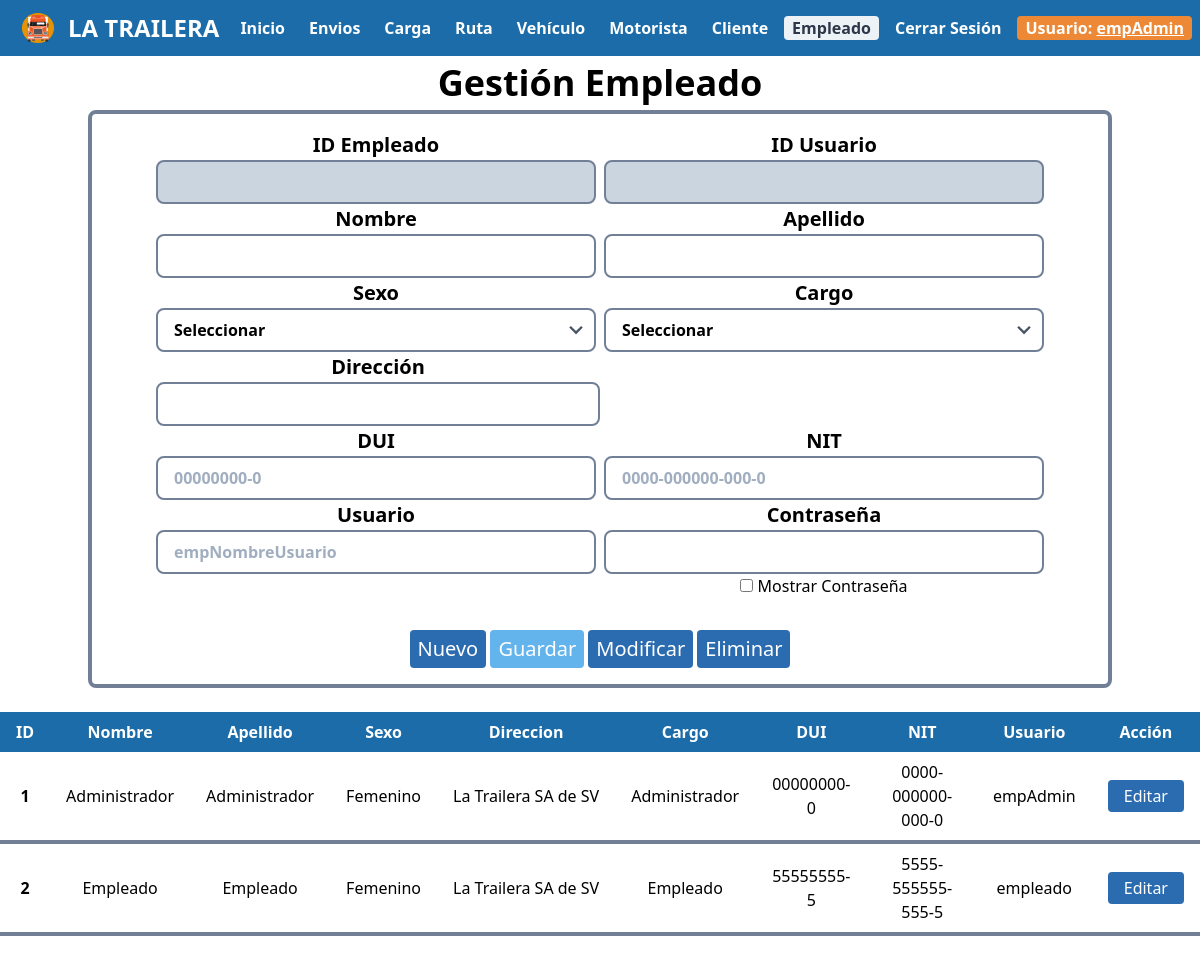
Page /controllers/controlEmpleado.php (signed in) on the committed database.
### tables this page shows
CREATE TABLE `empleado` (
  `idEmpleado` int(11) NOT NULL,
  `nombre` varchar(30) NOT NULL,
  `apellido` varchar(30) NOT NULL,
  `sexo` varchar(10) NOT NULL,
  `direccion` varchar(200) NOT NULL,
  `cargo` varchar(20) NOT NULL,
  `dui` varchar(20) NOT NULL,
  `nit` varchar(20) NOT NULL,
  `idUsuarioEmp` int(11) NOT NULL
);

CREATE TABLE `usuarioemp` (
  `idUsuarioEmp` int(11) NOT NULL,
  `usuarioEmp` varchar(50) NOT NULL,
  `password` varchar(1000) NOT NULL,
  `rol` varchar(50) NOT NULL
);

### controllers/controlEmpleado.php (called while the page is built, shortened)
<?php
    require '../models/empleadoModel.php';
    $obEmp=new empleadoModel();
    $datos=$obEmp->getEmpleado();
    require '../views/empleadoVista.php';
?>

### db/conexion.php (called while the page is built, shortened)
<?php
    class Conexion {
        function __construct() {
            $this->con=new mysqli(SERVER,USER,PASSWORD,BASE);
        }
    }
?>

### models/empleadoModel.php (called while the page is built, shortened)
<?php
    require '../db/conexion.php';
    require_once 'empleado.php';
    class EmpleadoModel extends Conexion{
        function getEmpleado() {
            $res=$this->con->query("select e.idEmpleado, e.nombre, e.apellido, e.sexo, e.direccion, e.cargo, e.dui, e.nit, e.idUsuarioEmp, u.usuarioEmp, u.password from empleado e INNER JOIN usuarioemp u on e.idUsuarioEmp = u.idUsuarioEmp");
            $r=array();
            while($row=$res->fetch_assoc()){
                $e=new Empleado($row["idUsuarioEmp"],$row["usuarioEmp"],$row["password"],$row["cargo"],$row["idEmpleado"],$row["nombre"],$row["apellido"],$row["sexo"],$row["direccion"],$row["cargo"],$row["dui"],$row["nit"]);
                $r[]=$e;
            }
            return $r;
        }
    }
?>

### models/empleado.php (called while the page is built, shortened)
<?php
    require_once('usuarioEmpleado.php');
    class Empleado extends UsuarioEmpleado {
        private $idEmpleado;
        private $nombre;
        private $apellido;
        private $sexo;
        private $direccion;
        private $cargo;
        private $dui;
        private $nit;
        function __construct($idUsuarioEmp, $usuarioEmp, $password, $rol, $idEmpleado, $nombre, $apellido, $sexo, $direccion, $cargo, $dui, $nit){
            $this->idEmpleado=$idEmpleado;
            $this->nombre=$nombre;
            $this->apellido=$apellido;
            $this->sexo=$sexo;
            $this->direccion=$direccion;
            $this->cargo=$cargo;
            $this->dui=$dui;
            $this->nit=$nit;
        }
        function getIdEmpleado(){
            return $this->idEmpleado;
        }
        function getNombre(){
            return $this->nombre;
        }
        function getApellido(){
            return $this->apellido;
        }
        function getSexo(){
            return $this->sexo;
        }
        function getDireccion(){
            return $this->direccion;
        }
        function getCargo(){
            return $this->cargo;
        }
        function getDui(){
            return $this->dui;
        }
        function getNit(){
            return $this->nit;
        }
    }
?>

### models/usuarioEmpleado.php (called while the page is built, shortened)
<?php
     class UsuarioEmpleado {
        private $idUsuarioEmp;
        private $usuarioEmp;
        private $password;
        function __construct($idUsuarioEmp, $usuarioEmp, $password, $rol){
            $this->idUsuarioEmp=$idUsuarioEmp;
            $this->usuarioEmp=$usuarioEmp;
            $this->password=$password;
        }
        function getIdUsuarioEmp(){
            return $this->idUsuarioEmp;
        }
        function getUsuarioEmp(){
            return $this->usuarioEmp;
        }
        function getPassword(){
            return $this->password;
        }
    }
?>

### views/empleadoVista.php (the view, shortened to what this page needs)
<!DOCTYPE html>
<html lang="es">
<head>
    <link rel="stylesheet" href="dependencias/tailwind.css">
    <link rel="stylesheet" href="css/menu.css">
</head>
<body>
    <?php
        require 'menu/menuAdmin.php';
    ?>
    <div class="text-center">
        <span class="font-bold text-4xl">Gestión Empleado</span>
    </div>
<center>
    <section>
        <div class="container">
                <form action="#" method="POST" id="f" class="px-16 py-4 border-4 border-gray-600 rounded-lg" onsubmit="return validar();">
                    <div class="md:flex">
                        <div class="w-full md:w-1/2">
                            <span class="font-bold text-xl">ID Empleado</span>
                            <input type="text" name="idEmpleado" id="idEmpleado" class="bg-gray-400 focus:outline-none focus:shadow-outline border-2 border-gray-600 rounded-lg py-2 px-4 block w-full appearance-none leading-normal font-bold" readonly="true">
                        </div>
                        <div class="w-full md:w-1/2 md:ml-2">
                            <span class="font-bold text-xl">ID Usuario</span>
                            <input type="text" name="idUsuarioEmp" id="idUsuarioEmp" class="bg-gray-400 focus:outline-none focus:shadow-outline border-2 border-gray-600 rounded-lg py-2 px-4 block w-full appearance-none leading-normal font-bold" readonly="true">
                        </div>
                    </div>
                    <div class="md:flex">
                        <div class="w-full md:w-1/2">
                            <span class="font-bold text-xl">Nombre</span>
                            <input type="text" name="nombre" id="nombre" class="bg-white focus:outline-none focus:shadow-outline border-2 border-gray-600 rounded-lg py-2 px-4 block w-full appearance-none leading-normal font-bold" required>
                        </div>
                        <div class="w-full md:w-1/2 md:ml-2">
                            <span class="font-bold text-xl">Apellido</span>
                            <input type="text" name="apellido" id="apellido" class="bg-white focus:outline-none focus:shadow-outline border-2 border-gray-600 rounded-lg py-2 px-4 block w-full appearance-none leading-normal font-bold" required>
                        </div>
                    </div>
                    <div class="md:flex">
                        <div class="w-full md:w-1/2">
                            <label for="sexo" class="font-bold text-xl">Sexo</label>
                                <div class='relative'>
                                <select class="bg-white focus:outline-none focus:shadow-outline border-2 border-gray-600 rounded-lg py-2 px-4 block w-full appearance-none leading-normal font-bold" name="sexo" id="sexo" required>
                                    <option value="">Seleccionar</option>
                                </select>
                                <div class="pointer-events-none absolute inset-y-0 right-0 flex items-center px-2 text-gray-700">
                                </div>
                                </div>
                        </div>
                        <div class="w-full md:w-1/2 md:ml-2">
                            <label for="cargo" class="font-bold text-xl">Cargo</label>
                            <div class='relative'>
                            <select class="bg-white focus:outline-none focus:shadow-outline border-2 border-gray-600 rounded-lg py-2 px-4 block w-full appearance-none leading-normal font-bold" name="cargo" id="cargo" required>
                                <option value="">Seleccionar</option>
                            </select>
                            <div class="pointer-events-none absolute inset-y-0 right-0 flex items-center px-2 text-gray-700">
                            </div>
                            </div>
                        </div>
                    </div>
                    <div class='md:flex'>
                        <div class="w-full md:w-1/2">
                            <label for="direccion" class="font-bold text-xl">Dirección</label>
                            <input type="text" name="direccion" id="direccion" class="bg-white focus:outline-none focus:shadow-outline border-2 border-gray-600 rounded-lg py-2 px-4 block w-full appearance-none leading-normal font-bold" required>
                        </div>
                    </div>
                    <div class="md:flex">
                        <div class="w-full md:w-1/2">
                                <label for="dui" class="font-bold text-xl">DUI</label>
                                <input type="text" name="dui" id="dui" class="bg-white focus:outline-none focus:shadow-outline border-2 border-gray-600 rounded-lg py-2 px-4 block w-full appearance-none leading-normal font-bold" placeholder="00000000-0" required>
                        </div>
                        <div class="w-full md:w-1/2 md:ml-2">
                            <label for="nit" class="font-bold text-xl">NIT</label><input type="text" name="nit" id="nit" class="bg-white focus:outline-none focus:shadow-outline border-2 border-gray-600 rounded-lg py-2 px-4 block w-full appearance-none leading-normal font-bold" placeholder="0000-000000-000-0" required>
                        </div>
                    </div>
                    <div class="md:flex">
                        <div class="w-full md:w-1/2">
                            <label for="usuarioEmp" class="font-bold text-xl">Usuario</label><input type="text" name="usuarioEmp" id="usuarioEmp" class="bg-white focus:outline-none focus:shadow-outline border-2 border-gray-600 rounded-lg py-2 px-4 block w-full appearance-none leading-normal font-bold" placeholder="empNombreUsuario">
                        </div>
                        <div class="w-full md:w-1/2 md:ml-2">
                            <label for="password" class="font-bold text-xl">Contraseña</label><input type="password" name="password" id="password" class="bg-white focus:outline-none focus:shadow-outline border-2 border-gray-600 rounded-lg py-2 px-4 block w-full appearance-none leading-normal font-bold" >
                            <input type="checkbox" onclick="contra()"> Mostrar Contraseña
                        </div>
                    </div>
                     <br>
                    <input type="reset"  class="bg-blue-700 hover:bg-red-800 text-white text-xl mt-2 py-1 px-2 rounded" value="Nuevo" onclick="$('#g').attr('disabled',false);desactivar()">
                    <input type="submit" name="guardar" id="g" value="Guardar" class="bg-blue-400 text-white text-xl mt-2 py-1 px-2 rounded cursor-not-allowed" disabled='true'>
                    <input type="submit" name="modificar" value="Modificar" class="bg-blue-700 hover:bg-red-800 text-white text-xl mt-2 py-1 px-2 rounded">
                    <input type="button" id="eliminar" name="eliminar" value="Eliminar" class="bg-blue-700 hover:bg-red-800 text-white text-xl mt-2 py-1 px-2 rounded">
        </form>
        </div>
        <br>
            <table class="table-auto">
                    <thead class="thead-dark">
                        <tr>
                            <th class='text-center text-white bg px-4 py-2'>ID</th>
                            <th class='text-center text-white bg px-4 py-2'>Nombre</th>
                            <th class='text-center text-white bg px-4 py-2'>Apellido</th>
                            <th class='text-center text-white bg px-4 py-2'>Sexo</th>
                            <th class='text-center text-white bg px-4 py-2'>Direccion</th>
                            <th class='text-center text-white bg px-4 py-2'>Cargo</th>
                            <th class='text-center text-white bg px-4 py-2'>DUI</th>
                            <th class='text-center text-white bg px-4 py-2'>NIT</th>
                            <th class='text-center text-white bg px-4 py-2'>Usuario</th>
                            <th class='text-center text-white bg px-4 py-2'>Acción</th>
                        </tr>
                    </thead>
                    <tbody>
                        <?php
                            foreach ($datos as $e) {
                                $idUsuarioEmp=$e->getIdUsuarioEmp();
                                $usuarioEmp=$e->getUsuarioEmp();
                                $password=str_replace(" ","&nbsp;",$e->getPassword());
                                $idEmpleado=$e->getIdEmpleado();
                                $nombre=str_replace(" ","&nbsp;",$e->getNombre());
                                $apellido=str_replace(" ","&nbsp;",$e->getApellido());
                                $sexo=$e->getSexo();
                                $direccion=str_replace(" ","&nbsp;",$e->getDireccion());
                                $cargo=$e->getCargo();
                                $dui=$e->getDui();
                                $nit=$e->getNit();
                                echo "
                                    <tr>
                                        <td class='border-b-4 border-gray-600 rounded-lg text-center font-bold px-4 py-2'>$idEmpleado</td>
                                        <td class='border-b-4 border-gray-600 rounded-lg text-center px-4 py-2'>$nombre</td>
                                        <td class='border-b-4 border-gray-600 rounded-lg text-center px-4 py-2'>$apellido</td>
                                        <td class='border-b-4 border-gray-600 rounded-lg text-center px-4 py-2'>$sexo</td>
                                        <td class='border-b-4 border-gray-600 rounded-lg text-center px-4 py-2'>$direccion</td>
                                        <td class='border-b-4 border-gray-600 rounded-lg text-center px-4 py-2'>$cargo</td>
                                        <td class='border-b-4 border-gray-600 rounded-lg text-center px-4 py-2'>$dui</td>
                                        <td class='border-b-4 border-gray-600 rounded-lg text-center px-4 py-2'>$nit</td>
                                        <td class='border-b-4 border-gray-600 rounded-lg text-center px-4 py-2'>$usuarioEmp</td>
                                        <td class='border-b-4 border-gray-600 rounded-lg text-center px-4 py-2'>
                                            <button onclick=$('#idEmpleado').val('$idEmpleado');$('#nombre').val('$nombre');$('#apellido').val('$apellido');$('#sexo').val('$sexo');$('#direccion').val('$direccion');$('#cargo').val('$cargo');$('#dui').val('$dui');$('#nit').val('$nit');$('#idUsuarioEmp').val('$idUsuarioEmp');$('#usuarioEmp').val('$usuarioEmp');$('#password').val('$password');$('#hiddenPass').val('$password') class='bg-blue-700 hover:bg-red-800 text-white py-1 px-4 rounded'>Editar</button>
                                        </td>
                                    </tr>";
                            }
                        ?>
                    </tbody>
                </table>
</section>
</center>
<br>
</body>
</html>

### rows in the picture
empleado: idEmpleado "1", nombre "Administrador", apellido "Administrador", sexo "Femenino", direccion "La Trailera SA de SV", cargo "Administrador", dui "00000000-0", nit "0000-000000-000-0", idUsuarioEmp.usuarioEmp "empAdmin"
empleado: idEmpleado "2", nombre "Empleado", apellido "Empleado", sexo "Femenino", direccion "La Trailera SA de SV", cargo "Empleado", dui "55555555-5", nit "5555-555555-555-5", idUsuarioEmp.usuarioEmp "empleado"

### other values in the picture
$_SESSION["administrador"] "empAdmin"
